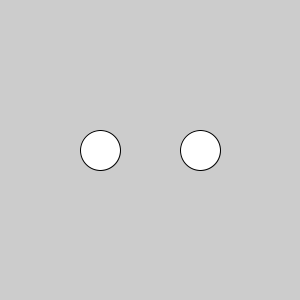
Frame 1 (no input)
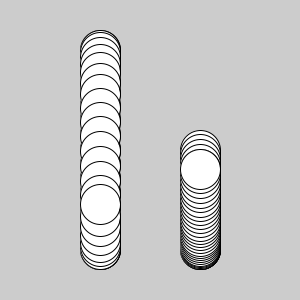
Frame 60 (the mouse pressed at the canvas centre just before this capture)
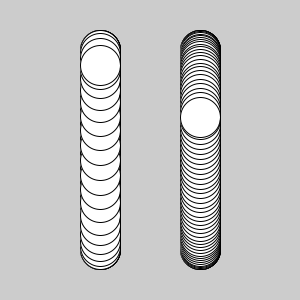
Frame 120 (the mouse held since frame 60 and released just before this capture)

The Processing sketch that drew these frames (run headless with seeded random() and noise(); from frame 60 on, the mouse is pressed at the canvas centre):

// Processing sketch: code13
// ── code13.pde
float y = 0;

void setup(){
  size(300,300);
}

void draw(){
  clear();
  
  pushMatrix();
  translate(100,150 + sin(y*3.0) * 100); // die erste Vershiebung
  ellipse(0,0,40,40);
  popMatrix();
  
  pushMatrix();
  translate(200,150 + sin(y) * 100); // unabhängig von der ersten Vershibung
  ellipse(0,0,40,40);
  popMatrix();
  y += 0.05;
}
